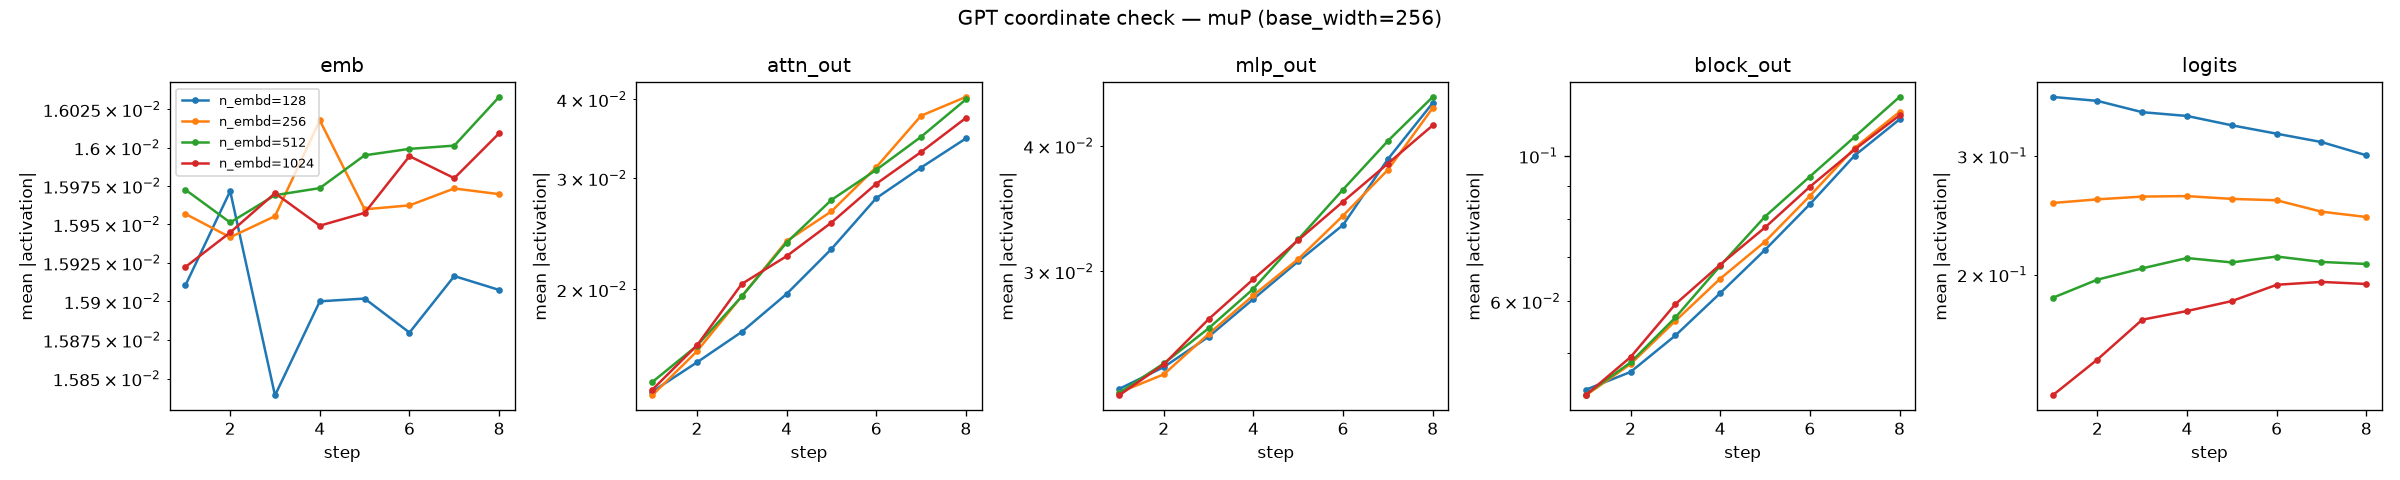

Python code for this plot:
"""Coordinate check: verify the GPT muP implementation is correct.

The muP promise is that per-layer activation magnitudes stay (roughly) invariant
to model width. This script trains the GPT at several widths for a handful of
optimizer steps (Muon on hidden matrices + AdamW on embedding/head/norms, exactly
as in ``train.py``) and records the mean-absolute activation ("coordinate size")
at each layer type after every step.

    uv run python projects/fineweb-edu/gpt/coord_check.py

Under correct muP the curves for different widths cluster together (magnitude does
NOT grow with width). To see the standard-parameterization (SP) failure mode for
contrast, force ``m_d == 1`` at every width by matching the base width to it:

    uv run python projects/fineweb-edu/gpt/coord_check.py --sp

which sets ``mup_base_width = n_embd`` per model — then the coordinates fan out
with width, the classic SP divergence.

Widths use a FIXED head_dim (``--head-dim``, default 64) so the attention-logit
scale is itself width-invariant; ``n_head = n_embd // head_dim`` grows instead.
"""

import argparse
from collections import defaultdict
from pathlib import Path

import torch

from chimera.models import GPT
from chimera.optim import Muon, muon_param_groups


def parse_args():
    p = argparse.ArgumentParser(description=__doc__)
    p.add_argument(
        "--widths",
        type=int,
        nargs="+",
        default=[128, 256, 512, 1024],
        help="n_embd values to compare (head_dim fixed, so n_head scales).",
    )
    p.add_argument("--base-width", type=int, default=256, help="muP base width m_d=1.")
    p.add_argument("--head-dim", type=int, default=64)
    p.add_argument("--n-layer", type=int, default=4)
    p.add_argument("--kv-ratio", type=int, default=4, help="n_head // n_kv_head.")
    p.add_argument("--steps", type=int, default=10)
    p.add_argument("--batch", type=int, default=8)
    p.add_argument("--seq-len", type=int, default=128)
    p.add_argument("--vocab", type=int, default=512)
    p.add_argument("--muon-lr", type=float, default=0.02)
    p.add_argument("--adamw-lr", type=float, default=8e-4)
    p.add_argument("--mup-input-mult", type=float, default=1.0)
    p.add_argument("--mup-output-mult", type=float, default=1.0)
    p.add_argument("--seed", type=int, default=0)
    p.add_argument(
        "--sp",
        action="store_true",
        help="Standard parameterization: force m_d=1 at every width (SP failure).",
    )
    p.add_argument("--device", default="cuda" if torch.cuda.is_available() else "cpu")
    p.add_argument(
        "--out",
        default=str(Path(__file__).parent / "coord_check.png"),
        help="Output PNG path.",
    )
    return p.parse_args()


# Layer types whose coordinate size we track; per-block ones are averaged over depth.
LAYER_TYPES = ["emb", "attn_out", "mlp_out", "block_out", "logits"]


def register_hooks(model, record):
    """Hook the model so each forward writes mean-abs activations into ``record``.

    ``record`` is a dict {layer_type: [values across blocks]} reset per forward.
    """
    handles = []

    def mean_abs(t):
        return t.detach().float().abs().mean().item()

    # Embedding coordinate as it enters the residual stream (includes input mult).
    def emb_hook(_m, _inp, out):
        record["emb"].append(mean_abs(out) * model.mup_input_mult)

    handles.append(model.tok_emb.register_forward_hook(emb_hook))

    for block in model.blocks:
        # GroupedQueryAttention returns (out, present); MLP returns a tensor.
        handles.append(
            block.attn.register_forward_hook(
                lambda _m, _i, out: record["attn_out"].append(mean_abs(out[0]))
            )
        )
        handles.append(
            block.mlp.register_forward_hook(
                lambda _m, _i, out: record["mlp_out"].append(mean_abs(out))
            )
        )
        handles.append(
            block.register_forward_hook(
                lambda _m, _i, out: record["block_out"].append(mean_abs(out[0]))
            )
        )
    return handles


def run_width(args, n_embd):
    torch.manual_seed(args.seed)
    n_head = n_embd // args.head_dim
    assert n_head >= 1, f"n_embd={n_embd} < head_dim={args.head_dim}"
    n_kv_head = max(1, n_head // args.kv_ratio)
    base_width = n_embd if args.sp else args.base_width

    model = GPT(
        vocab_size=args.vocab,
        block_size=args.seq_len,
        n_embd=n_embd,
        n_head=n_head,
        n_kv_head=n_kv_head,
        n_layer=args.n_layer,
        tie_embedding=True,
        mup_base_width=base_width,
        mup_input_mult=args.mup_input_mult,
        mup_output_mult=args.mup_output_mult,
    ).to(args.device)

    optimizer = Muon(
        muon_param_groups(model, muon_lr=args.muon_lr, adamw_lr=args.adamw_lr)
    )

    record = defaultdict(list)
    handles = register_hooks(model, record)

    gen = torch.Generator(device=args.device).manual_seed(args.seed)
    # Per-step coordinate size for each layer type (averaged over blocks).
    history = {lt: [] for lt in LAYER_TYPES}
    model.train()
    for _ in range(args.steps):
        for lt in LAYER_TYPES:
            record[lt].clear()
        x = torch.randint(
            0, args.vocab, (args.batch, args.seq_len), device=args.device, generator=gen
        )
        y = torch.randint(
            0, args.vocab, (args.batch, args.seq_len), device=args.device, generator=gen
        )
        logits = model(x)
        record["logits"].append(logits.detach().float().abs().mean().item())
        loss = torch.nn.functional.cross_entropy(
            logits.reshape(-1, logits.size(-1)), y.reshape(-1)
        )
        optimizer.zero_grad(set_to_none=True)
        loss.backward()
        optimizer.step()
        for lt in LAYER_TYPES:
            vals = record[lt]
            history[lt].append(sum(vals) / len(vals) if vals else float("nan"))

    for h in handles:
        h.remove()
    return history


def main():
    args = parse_args()
    mode = "SP (m_d=1 forced)" if args.sp else f"muP (base_width={args.base_width})"
    print(f"coordinate check — {mode}, head_dim={args.head_dim}, device={args.device}")

    results = {}  # width -> {layer_type -> [per-step magnitude]}
    for w in args.widths:
        results[w] = run_width(args, w)
        final = {lt: results[w][lt][-1] for lt in LAYER_TYPES}
        print(f"  n_embd={w:5d}  " + "  ".join(f"{lt}={final[lt]:.4f}" for lt in LAYER_TYPES))

    # Final-step table: rows=layer type, cols=width. Flat across widths => muP ok.
    print("\nfinal-step coordinate size (row=layer, col=width):")
    header = "layer".ljust(12) + "".join(f"{w:>12d}" for w in args.widths)
    print(header)
    for lt in LAYER_TYPES:
        row = lt.ljust(12) + "".join(f"{results[w][lt][-1]:12.4f}" for w in args.widths)
        print(row)

    try:
        import matplotlib.pyplot as plt
    except ImportError:
        print("\n(matplotlib not available — skipping plot)")
        return

    fig, axes = plt.subplots(1, len(LAYER_TYPES), figsize=(4 * len(LAYER_TYPES), 4))
    steps = range(1, args.steps + 1)
    for ax, lt in zip(axes, LAYER_TYPES):
        for w in args.widths:
            ax.plot(steps, results[w][lt], marker="o", ms=3, label=f"n_embd={w}")
        ax.set_title(lt)
        ax.set_xlabel("step")
        ax.set_ylabel("mean |activation|")
        ax.set_yscale("log")
    axes[0].legend(fontsize=8)
    fig.suptitle(f"GPT coordinate check — {mode}")
    fig.tight_layout()
    fig.savefig(args.out, dpi=120)
    print(f"\nsaved plot -> {args.out}")


if __name__ == "__main__":
    main()
